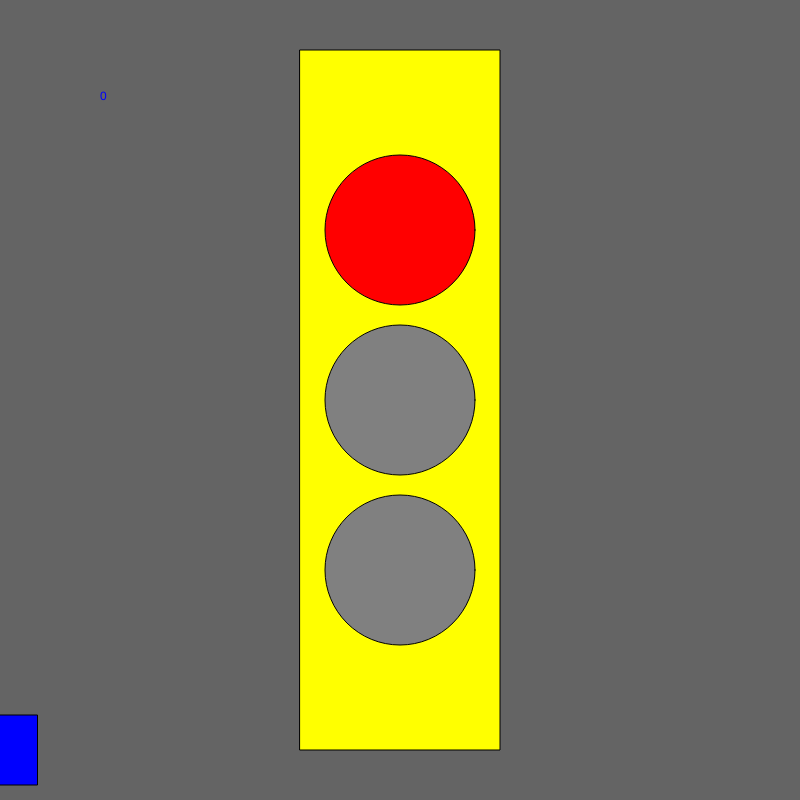
Frame 1 (no input)
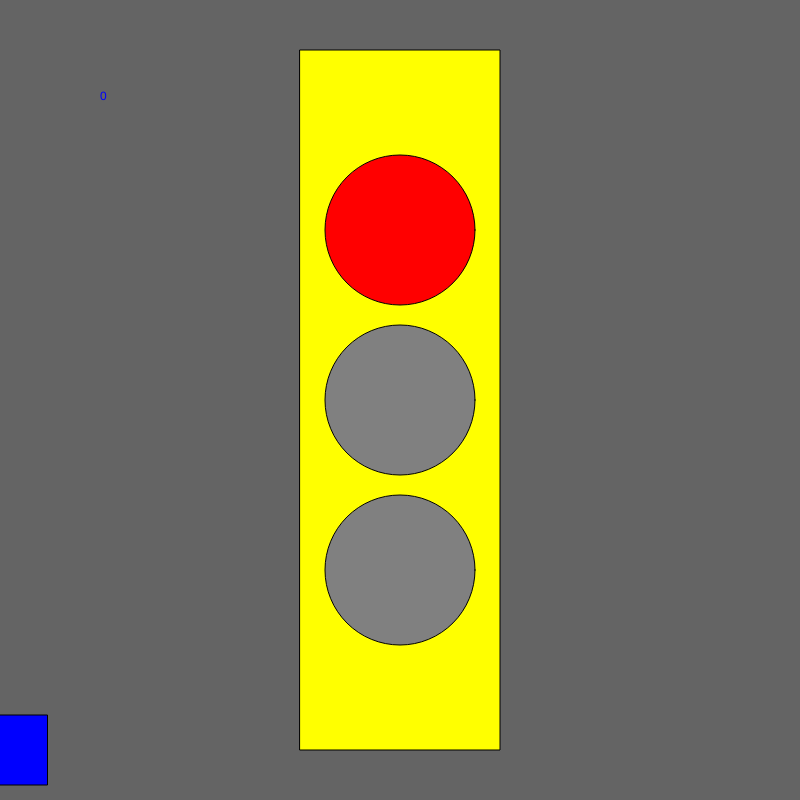
Frame 60 (no input)
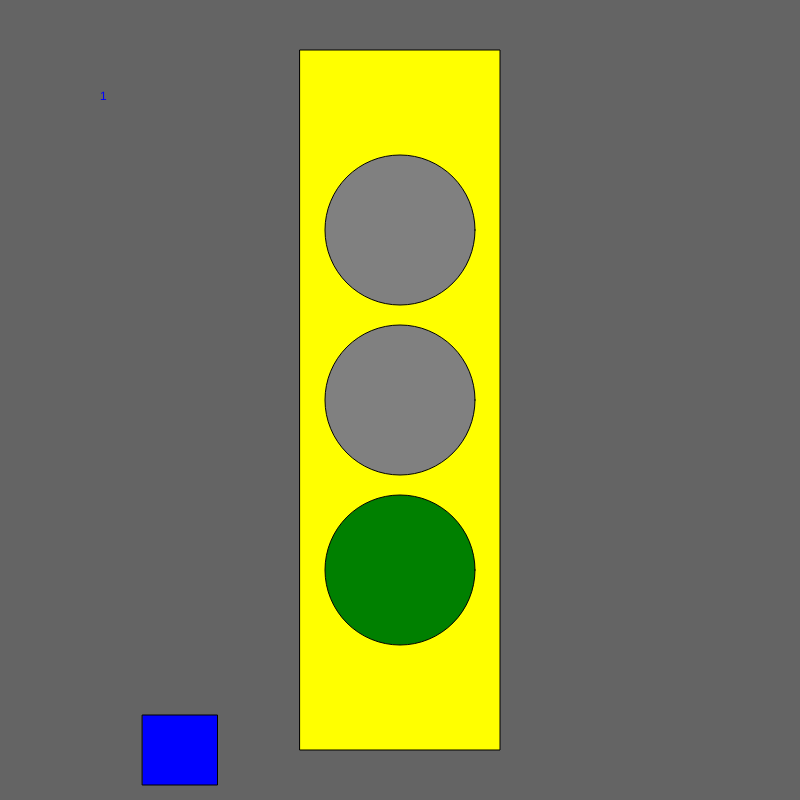
Frame 120 (the mouse pressed at the canvas centre since frame 60)

The p5.js sketch that drew these frames (run headless with seeded random() and noise() and a simulated clock; from frame 60 on, the mouse is pressed at the canvas centre):

// p5.js sketch
// ── sketch.js
 let state = 0;
 let timer = 0;
let x = 0 ;
let velocity = 10 ;

 function setup() {
   createCanvas(800, 800);
   ellipseMode(CENTER);
   rectMode(CENTER);
 }

 function draw() {

   background(100);
   fill('yellow');
   rect(width / 2, height / 2, 200, 700);

// car code
fill('blue') ;
rect(x, 750, 75, 70) ;
x = x + velocity;
if (x > width) {
  x = 0 ;
}

   switch (state) {

     case 0: //red
       text("0", 100, 100);
       fill('red');
       ellipse(width / 2, height / 2 - 170, 150, 150);
       fill('grey');
       ellipse(width / 2, height / 2, 150, 150);
       ellipse(width / 2, height / 2 + 170, 150, 150);
velocity = 0 ;
       break;

     case 1: // green
       text("1", 100, 100);
       fill('grey');
       ellipse(width / 2, height / 2 - 170, 150, 150);
       ellipse(width / 2, height / 2, 150, 150);
       fill('green');
       ellipse(width / 2, height / 2 + 170, 150, 150);
velocity = 10 ;
       break;

     case 2: // yellow
       text("2", 100, 100);
       fill('grey');
       ellipse(width / 2, height / 2- 170, 150, 150);
       fill('yellow');
       ellipse(width / 2, height / 2 , 150, 150);
       fill('grey');
       ellipse(width / 2, height / 2 + 170, 150, 150);
velocity = 5;
       break;
   }

   timer = timer + 1;
   if (timer > 100) {
     timer = 0 ;
     state++ ;
     if (state > 2) state = 0;
   }
 }

 function mouseReleased() {
   state++;
   if (state > 2) state = 0;

 }
